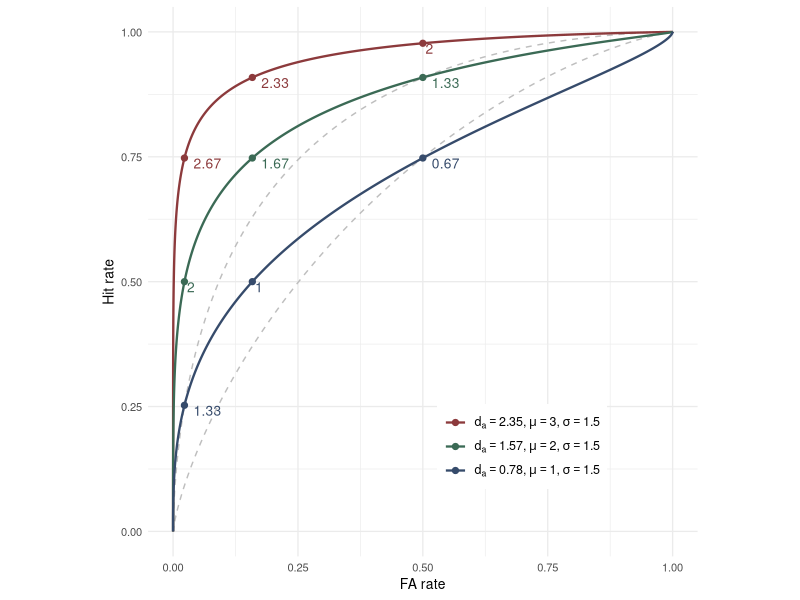
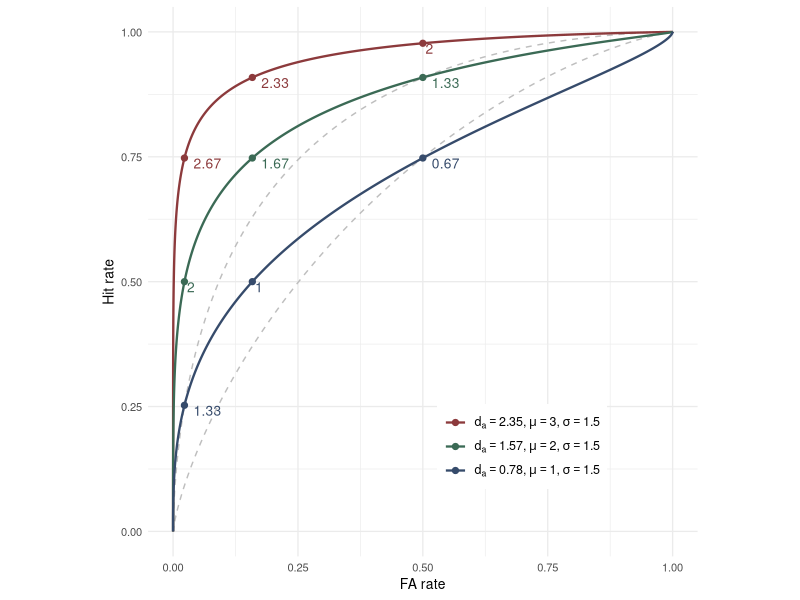

The R script that drew these images, in order:
library(tidyverse)

sigma <- 1.5
cri1 <- seq(-4, 4, length.out = 100000)
cutoffs <- seq(0, 2, 1)
mus <- c(3, 2, 1)
(da <- mus / sqrt((1 + 1.5^2) / 2))

roc_all <- data.frame()
points_all <- data.frame()

for (mu in mus) {
  uv_far <- c(0, as.vector(pnorm(0 - cri1, 0, 1)), 1)
  uv_hr <- c(0, as.vector(pnorm((mu - cri1)/sigma, 0, 1)), 1)
  temp_roc <- data.frame(phit = uv_hr, pfa = uv_far, mu = as.factor(mu))
  roc_all <- rbind(roc_all, temp_roc)
  
  uv_far_cut <- as.vector(pnorm(0 - cutoffs, 0, 1))
  uv_hr_cut <- as.vector(pnorm((mu - cutoffs)/sigma, 0, 1))
  temp_points <- data.frame(phit = uv_hr_cut, pfa = uv_far_cut, mu = as.factor(mu))
  points_all <- rbind(points_all, temp_points)
}

points_all <- points_all %>%
  mutate(dp = qnorm(phit) - qnorm(pfa))
points_all

label = round(points_all$dp, 2)

ev_far1 <- c(0, as.vector(pnorm(0  - cri1,  0, 1)), 1)
ev_hr1 <- c(0, as.vector(pnorm((1.33 - cri1), 0, 1)), 1)
ev_roc1 <- data.frame(phit = ev_hr1, pfa = ev_far1)

ev_far2 <- c(0, as.vector(pnorm(0  - cri1,  0, 1)), 1)
ev_hr2 <-  c(0, as.vector(pnorm((0.67 - cri1), 0, 1)), 1)
ev_roc2 <- data.frame(phit = ev_hr2, pfa = ev_far2)

p1 <- ggplot(roc_all, aes(x = pfa, y = phit, color = mu)) +
  geom_line(ev_roc1, mapping = aes(x = pfa, y = phit), color = "gray", linetype = "dashed") +
  geom_line(ev_roc2, mapping = aes(x = pfa, y = phit), color = "gray", linetype = "dashed") +
  geom_line(size = 0.8) +
  geom_point(data = points_all, aes(x = pfa, y = phit, color = mu), size = 1.8) +
  geom_text(data = points_all,
            aes(x = pfa, y = phit, label = label, color = mu),
            hjust = -0.32,
            vjust =  1.05,
            size = 3.5,
            show.legend = FALSE) +
  coord_equal() +
  theme_minimal(base_size = 10) +
  labs(x = "FA rate",
       y = "Hit rate",
       color = NULL) +
  scale_color_manual(
    values = c("1" = "#364B6B", "2" = "#3B6A55", "3" = "#8C3A3C"), 
    labels = c(
      expression(d[a] == 2.35 * "," ~ mu == 3.0 * "," ~ sigma == 1.5),
      expression(d[a] == 1.57 * "," ~ mu == 2.0 * "," ~ sigma == 1.5),
      expression(d[a] == 0.78 * "," ~ mu == 1.0 * "," ~ sigma == 1.5)
    )
  ) +
  theme(
    legend.position = c(0.68, 0.2),
    legend.background = element_rect(fill = "white", color = NA),
    legend.text = element_text(size = 9) 
  ) 
p1

ggsave("figure_2.jpg", p1, width = 4, height = 4, units = "in", dpi = 500)
